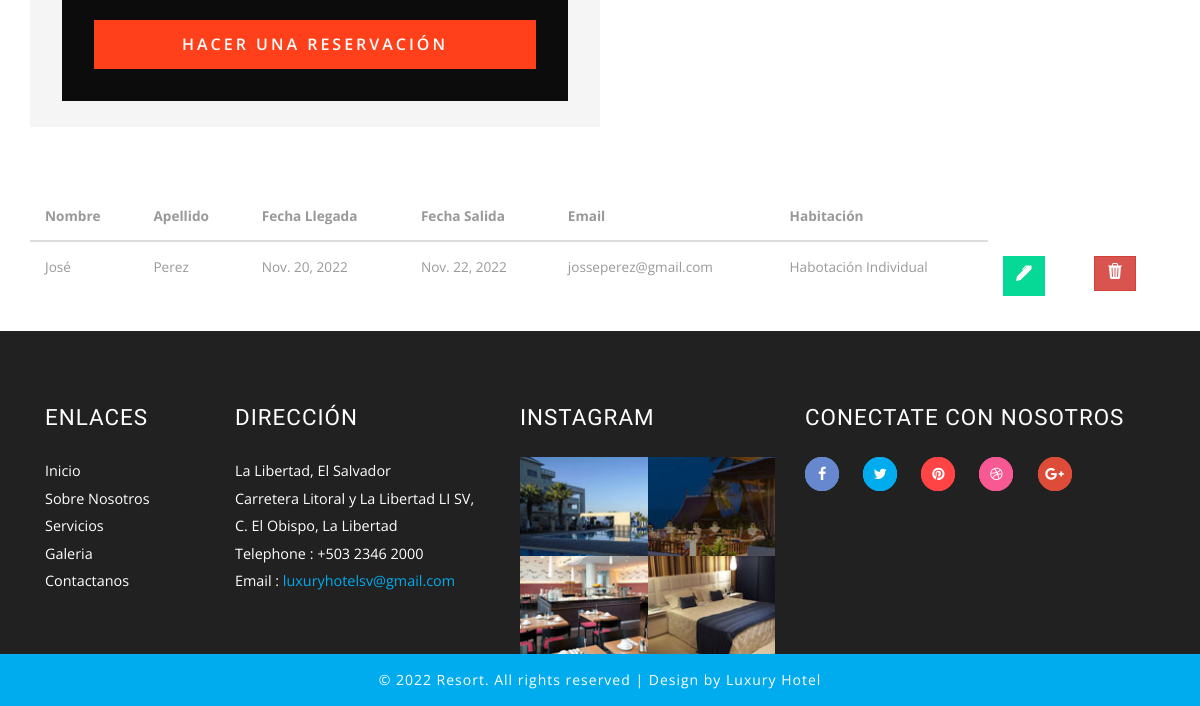
Before: /hotel/mostrarreservaciones/ (lower part) with the older database file.
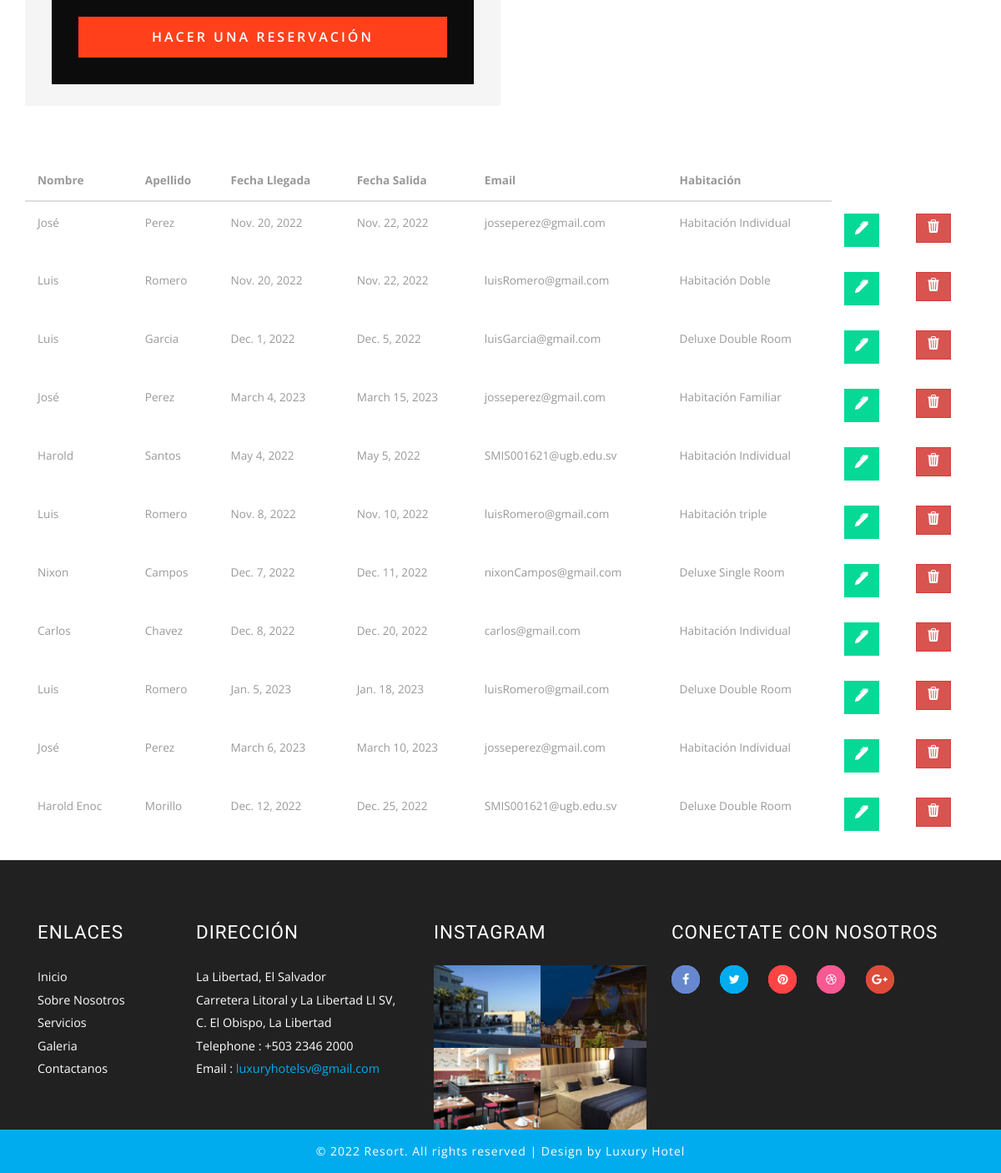
After: the same page with the newer database file.
### Hotel_app/models.py (models this page shows, shortened)
class tblreservacion(models.Model):#######RESERVACION
    nombre = models.CharField(max_length=200)
    apellido = models.CharField(max_length=200)
    fecha_llegada = models.DateField()
    fecha_salida = models.DateField()
    email = models.EmailField(max_length=254, null= False)
    fecha_registro = models.DateField(auto_now_add=True)
    habitacion = models.CharField(max_length=200, null= True)

### Hotel_app/views.py (the view)
# urls.py: path('mostrarreservaciones/', adminreservaciones),
def adminreservaciones(request):
    listares = tblreservacion.objects.all()
    return render(request,'mostrarreservaciones.html', {"reservacion":listares})

### Hotel_app/Templates/mostrarreservaciones.html (shortened to what this page needs)
{%load static%}
<!DOCTYPE html>
<html>
<head>
<link href="{%static 'lib/web/css/bootstrap.css'%}" rel="stylesheet" type="text/css" media="all" />
<link rel="stylesheet" href="{%static 'lib/web/css/flexslider.css'%}" type="text/css" media="screen" property="" />
<link rel="stylesheet" type="text/css" href="{%static 'lib/web/css/zoomslider.css'%}" />
<link rel="stylesheet" type="text/css" href="{%static 'lib/web/css/style.css'%}" />
<link href="{%static 'lib/web/css/font-awesome.css'%}" rel="stylesheet">
</head>
<body>
<div class="w3_content_agilleinfo_inner">
		<div class="container">
                {%include 'formReservacion.html'%}
		</div>
	</div>
		<div class="container">
			<div class="col-6">
				<table class="table">
					<thead class="thead-dark">
						<tr>
							<th scope="col">Nombre</th>
							<th scope="col">Apellido</th>
							<th scope="col">Fecha Llegada</th>
                            <th scope="col">Fecha Salida</th>
							<th scope="col">Email</th>
							<th scope="col">Habitación</th>
						</tr>
					</thead>
					<tbody>
						{%for res in reservacion%}
						<tr>
							<td>{{res.nombre}}</td>
							<td>{{res.apellido}}</td>
							<td>{{res.fecha_llegada}}</td>
							<td>{{res.fecha_salida}}</td>
							<td>{{res.email}}</td>
                            <td>{{res.habitacion}}</td>
							<td><a href="/hotel/editreservacion/{{res.id}}" class="btn btn-warning">
							</a>
							</td>
							<td><a href= "/hotel/delreservacion/{{res.id}}" class="btn btn-danger">
							</a>
							</td>
						</tr>
						{%endfor%}
					</tbody>
				</table>
			</div>
		</div>
	{%include 'footer.html'%}
</body>
</html>

Changed rows visible on the page:
changed tblreservacion (number 1 of 11 on the later page): habitacion "Habotación Individual" → "Habitación Individual"
added tblreservacion: nombre "Luis", apellido "Romero", fecha_llegada "Nov. 20, 2022", fecha_salida "Nov. 22, 2022", email "luisRomero@gmail.com", habitacion "Habitación Doble"
added tblreservacion: nombre "Luis", apellido "Garcia", fecha_llegada "Dec. 1, 2022", fecha_salida "Dec. 5, 2022", email "luisGarcia@gmail.com", habitacion "Deluxe Double Room"
added tblreservacion: nombre "José", apellido "Perez", fecha_llegada "March 4, 2023", fecha_salida "March 15, 2023", email "josseperez@gmail.com", habitacion "Habitación Familiar"
added tblreservacion: nombre "Harold", apellido "Santos", fecha_llegada "May 4, 2022", fecha_salida "May 5, 2022", email "SMIS001621@ugb.edu.sv", habitacion "Habitación Individual"
added tblreservacion: nombre "Luis", apellido "Romero", fecha_llegada "Nov. 8, 2022", fecha_salida "Nov. 10, 2022", email "luisRomero@gmail.com", habitacion "Habitación triple"
added tblreservacion: nombre "Nixon", apellido "Campos", fecha_llegada "Dec. 7, 2022", fecha_salida "Dec. 11, 2022", email "nixonCampos@gmail.com", habitacion "Deluxe Single Room"
added tblreservacion: nombre "Carlos", apellido "Chavez", fecha_llegada "Dec. 8, 2022", fecha_salida "Dec. 20, 2022", email "carlos@gmail.com", habitacion "Habitación Individual"
added tblreservacion: nombre "Luis", apellido "Romero", fecha_llegada "Jan. 5, 2023", fecha_salida "Jan. 18, 2023", email "luisRomero@gmail.com", habitacion "Deluxe Double Room"
added tblreservacion: nombre "José", apellido "Perez", fecha_llegada "March 6, 2023", fecha_salida "March 10, 2023", email "josseperez@gmail.com", habitacion "Habitación Individual"
added tblreservacion: nombre "Harold Enoc", apellido "Morillo", fecha_llegada "Dec. 12, 2022", fecha_salida "Dec. 25, 2022", email "SMIS001621@ugb.edu.sv", habitacion "Deluxe Double Room"
